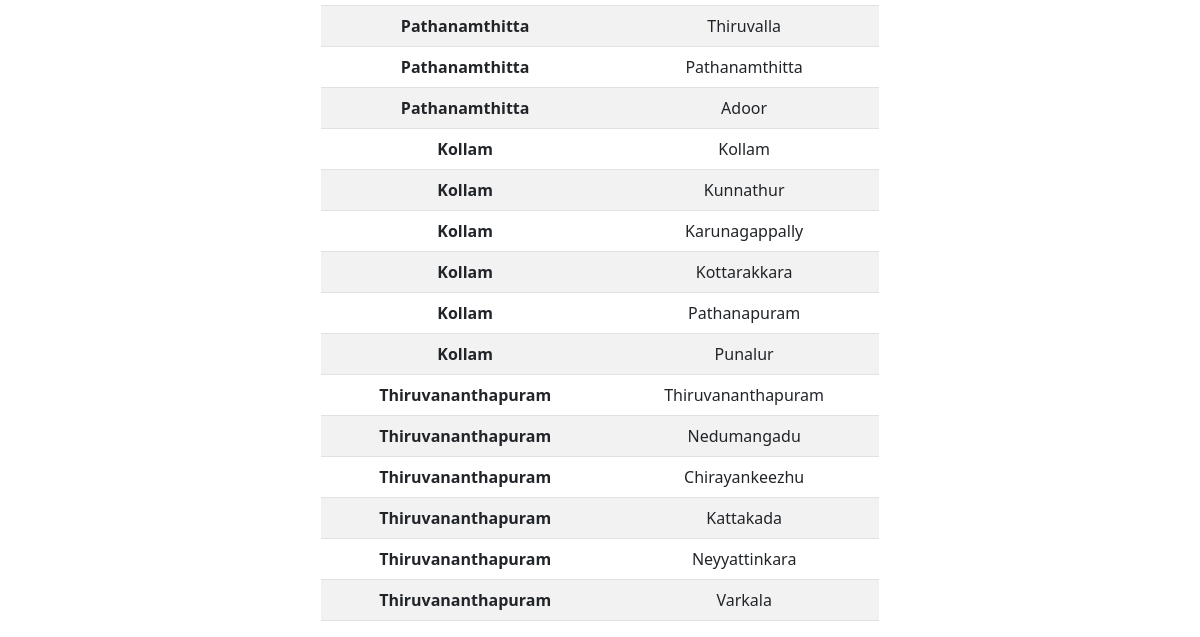
The app's page /view_taluk/ (lower part), older data.
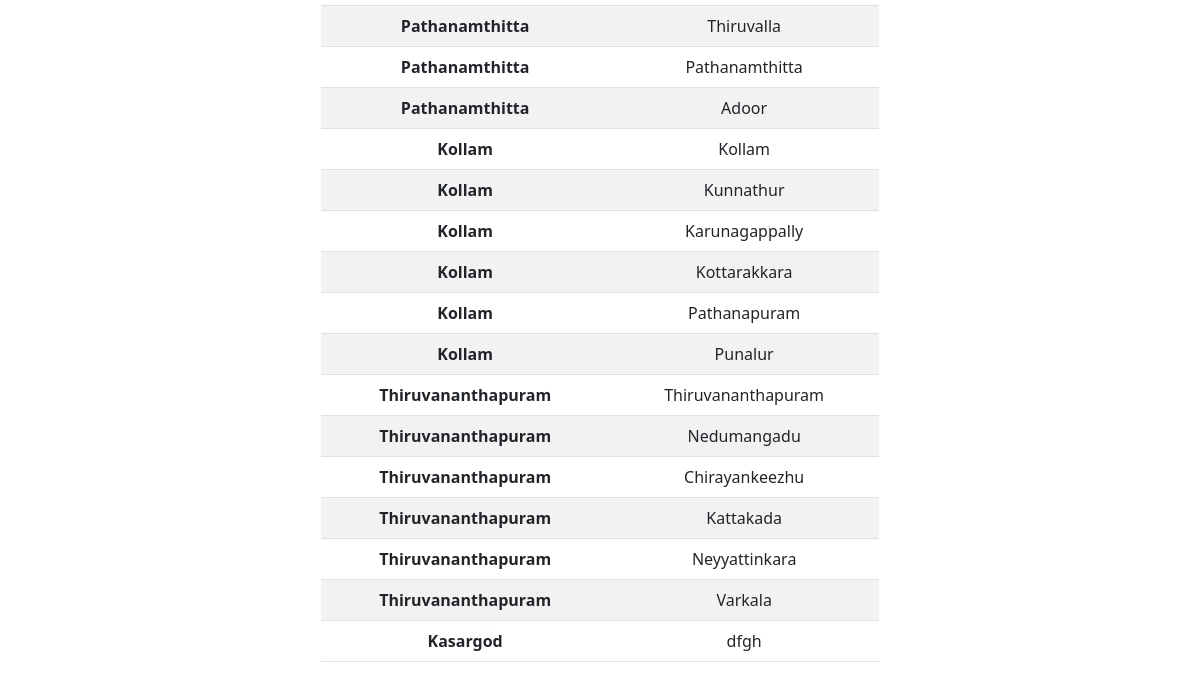
The same page, newer data.
### home/models.py (models this page shows, shortened)
class Taluk(models.Model):
    district = models.ForeignKey(District, on_delete=models.CASCADE, related_name="taluk")
    taluk = models.CharField(max_length=200)

class District(models.Model):
    did = models.CharField(max_length=20,primary_key=True)
    district = models.CharField(max_length=200)
    def __str__(self):
        return self.district

### home/views.py (the view)
# urls.py: path('view_taluk/', views.view_taluk, name="view_taluk"),
def view_taluk(request):
    taluk = Taluk.objects.all()
    template = loader.get_template('view_taluk.html')
    return render(request,'view_taluk.html', {'Taluk': taluk})

### templates/view_taluk.html (shortened to what this page needs)
{% extends 'admin_base.html' %}
{% block content %}
<div class="container  text-center">
    <br>
    <div class="col col-6 offset-2">
        <table class="table table-striped dark offset-2">
            <tbody>
                {% for i in Taluk %}
                <tr>
                    <th scope="row">{{ i.district}}</th>
                    <td>{{ i.taluk }}</td>
                </tr>
                {% endfor %}
            </tbody>
        </table>
    </div>
</div>
{% endblock %}

### templates/admin_base.html (shortened to what this page needs)
<!DOCTYPE html>
<html lang="en">
  <head>
    <link href="https://cdn.jsdelivr.net/npm/bootstrap@5.0.2/dist/css/bootstrap.min.css" rel="stylesheet"
>
  </head>
  <body>
    {% block content%}
    {% endblock %}
  </body>
</html>

### templates/admin_base.html (style rules this page uses)
* { margin: 0; padding: 0; }
.container { width: 100%; }

Row changes from the older to the newer data that the page shows:
added Taluk: district "Kasargod", taluk "dfgh"
